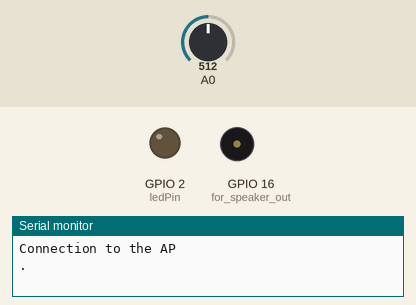
This sketch was run on a simulated ESP8266 (Wemos D1 mini). On the bench: output pins drawn as LEDs (lit = HIGH), buzzer (waves = sounding, pin HIGH), the last lines printed to the serial monitor. The test bench sets the inputs (shaded band); at power-on: A0 = 512. WiFi joins after 1.5 s; servers stay silent unless stated.

Above: at 0.1 s.
At 3.0 s:
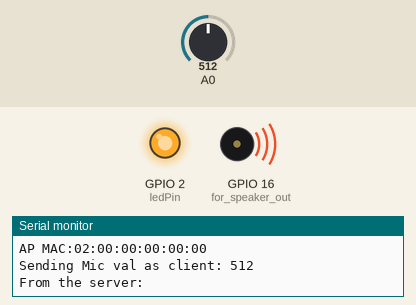
Timing chart, 0 to 4.5 s (numbered marks = the images above):
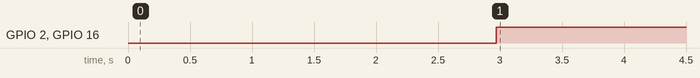

The sketch:

client.ino
```cpp
// client programme
#include <ESP8266WiFi.h>

byte ledPin = 2;
char ssid[] = "walkieAP";           // SSID of your Access Point
char pass[] = "Wemos_comm";         // password of your AP

IPAddress server(192,168,4,15);     // IP address of the AP
WiFiClient client;  // create wifi client

void setup() {
  Serial.begin(9600);  // start serial monitor for debug and view data transmisiton
  WiFi.mode(WIFI_STA);  // act as wifi client
  WiFi.begin(ssid, pass);           // connects to the WiFi AP
  Serial.println();
  Serial.println("Connection to the AP");
  while (WiFi.status() != WL_CONNECTED) {  // wait for connect AP
    Serial.print(".");
    delay(500);
  }
  Serial.println();
  Serial.println("Connected");
  Serial.println("station_bare_01.ino");
  Serial.print("LocalIP:"); Serial.println(WiFi.localIP());
  Serial.println("MAC:" + WiFi.macAddress());
  Serial.print("Gateway:"); Serial.println(WiFi.gatewayIP());
  Serial.print("AP MAC:"); Serial.println(WiFi.BSSIDstr());
  pinMode(ledPin, OUTPUT); // for indicator bulb
  pinMode(16, OUTPUT);  // for speaker out
  client.connect(server, 80);  // server and port
}

void loop() {

  int micVal = analogRead(A0); // get ,ic input
  client.connect(server, 80);  // connect server

 String valString = String(micVal);
  Serial.println("Sending Mic val as client: " + valString);
  client.print(valString+"\r"); // micVal+"\r"  // send mic data

  String answer = client.readStringUntil('\r');  // get received audio data
  Serial.println("From the server: " + answer);
  int speekerVal = answer.toInt();            // convert to integer
  //Serial.println("Int val : " + speekerVal);
  client.flush();  // clear connection

 analogWrite(2, 1024-speekerVal);  // indicator show
 analogWrite(16, 1024-speekerVal);  //Speaker out
 //delay(1);
}
```

Measured:
- by itself, GPIO 2 (ledPin), GPIO 16 (for_speaker_out): LOW → HIGH at 3.0 s
